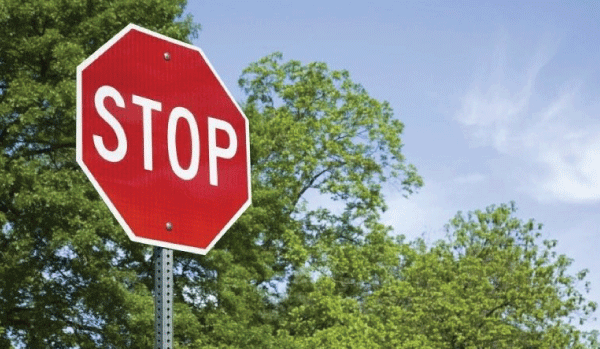
#> input picture aa.png, 600 x 349 px
$ python exp10.py
#> lines starting #> are read from the running program, lines starting #| are printed output that depends on the picture; after the words box and inside, x2 and y2 are one past the last pixel; in counts of white or black regions, pixels touching at a corner belong together
import cv2

# read image
img = cv2.imread('aa.png')
#> img is the input picture: shape (349, 600, 3); mean B, G, R 124.6, 134.4, 136

# check if image is loaded correctly
if img is None:
    print("Error: Could not read image")
else:
    # convert to grayscale
    gray = cv2.cvtColor(img, cv2.COLOR_BGR2GRAY)
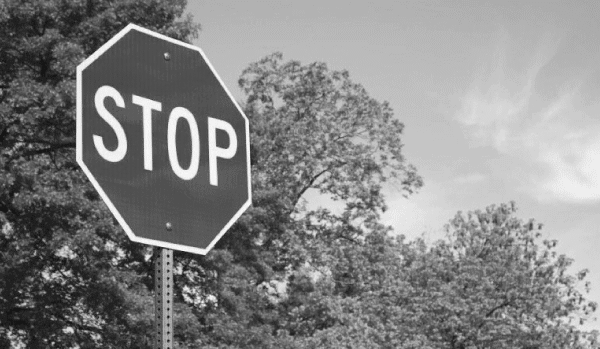
#> gray: shape (349, 600); min 21, max 248, mean 133.7

    # apply image processing tasks here...

# convert to grayscale
gray = cv2.cvtColor(img, cv2.COLOR_BGR2GRAY)

# apply Gaussian blur
blur = cv2.GaussianBlur(gray, (5, 5), 0)

# apply Canny edge detection
edges = cv2.Canny(blur, 50, 150)
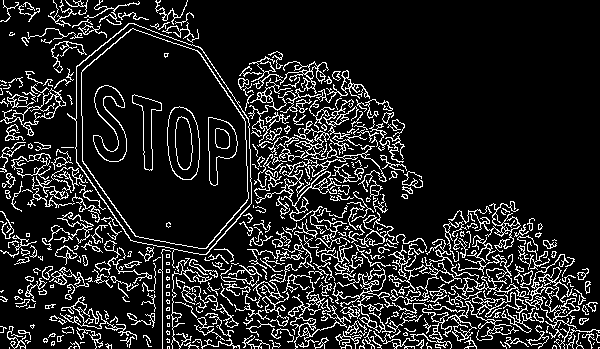
#> edges: shape (349, 600); 13.6% white in thin lines or dots

# find contours
contours, hierarchy = cv2.findContours(edges, cv2.RETR_TREE, cv2.CHAIN_APPROX_SIMPLE)
#> contours = 716 contours, 484 with area under 20; largest, box (x1, y1, x2, y2) and area: (67, 23, 252, 268) 30677, (75, 23, 252, 255) 30508, (81, 28, 249, 249) 27643, (81, 28, 249, 249) 27460, (167, 106, 200, 180) 1930

# draw contours on original image
cv2.drawContours(img, contours, -1, (0, 255, 0), 2)
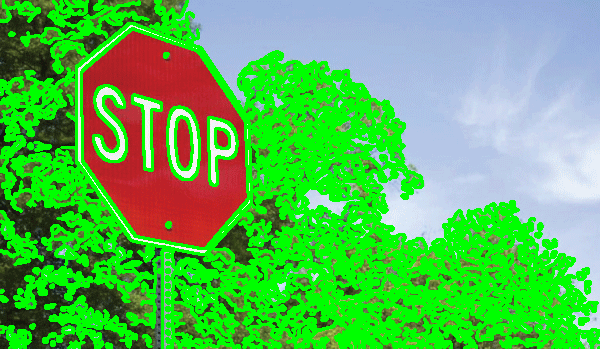
#> img: shape (349, 600, 3); mean B, G, R 86.9, 185.4, 90

# display results
cv2.imshow('grayscale', gray)
cv2.imshow('Original Image', img)
cv2.imshow('Canny Edges', edges)
cv2.waitKey(0)
cv2.destroyAllWindows()
